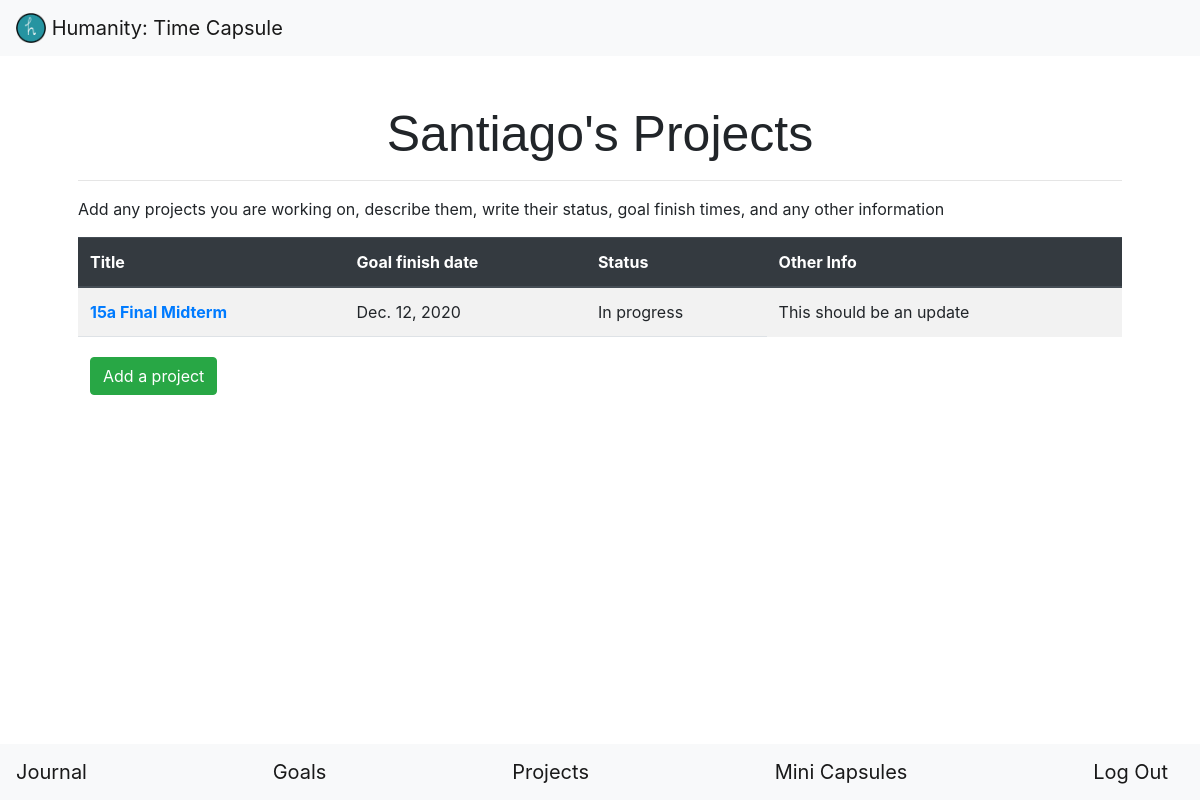
Page /projects/ (signed in) on the earlier database version.
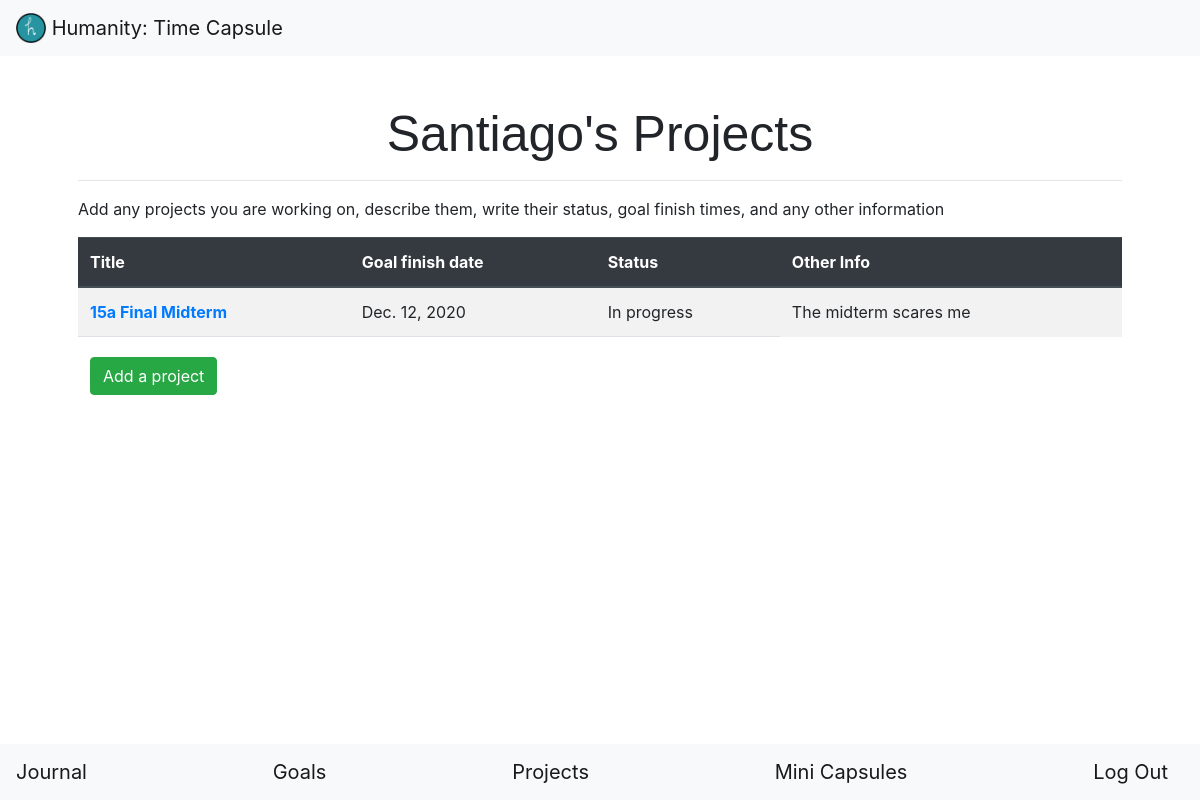
Same page on the later database version.
### capsule/models.py (models this page shows, shortened)
class Project(models.Model):
    STATUS_CHOICES = [
        ('c', 'Completed'),
        ('i', 'In progess'),
        ('s', 'Stopped')
    ]
    user_id = models.IntegerField()
    title = models.CharField(max_length=64)
    description = models.TextField()
    finish_date = models.DateField()
    status = models.CharField(choices=STATUS_CHOICES, max_length=11)
    other_info = models.TextField()
    created = models.DateTimeField(auto_now_add=True, auto_now=False)
    class Meta:
        ordering = ('-created',)

### capsule/views.py (the view, shortened to what this page needs)
# urls.py: path('projects/', views.projects, name='projects'),
@login_required
def projects(request):
    projects = Project.objects.filter(user_id=request.user.pk)
    return render(request, 'capsule/projects.html', {
        'form': AddProject(),
        'projects': projects
    })

### capsule/templates/capsule/projects.html (shortened to what this page needs)
{% extends "capsule/layout.html" %}
{% load crispy_forms_tags %}
{% block pageHeader %}
    <h1>{{ user.first_name }}'s Projects</h1>
{% endblock %}
{% block body %}
    <p>Add any projects you are working on, describe them, write their status, goal finish times, and any other information</p>
    <table class="table table-striped">
        <thead class="thead-dark">
        <tr>
            <th scope="col">Title</th>
            <th scope="col">Goal finish date</th>
            <th scope="col">Status</th>
            <th scope="col">Other Info</th>
        </tr>
        </thead>
        <tbody>
            {% for project in projects %}
                <tr>
                    <th scope="row">
                        <a href="{% url 'capsule:view_project' project.pk %}">{{ project.title }}</a>
                    </th>
                    <td>{{ project.finish_date }}</td>
                    {% if project.status == 'i' %}
                        <td>In progress</td>
                    {% elif project.status == 'c' %}
                        <td>Completed!</td>
                    {% else %}
                        <td>Project stopped</td>
                    {% endif %}
                    <td>{{ project.other_info }}</td>
                </tr>
            {% endfor %}
        </tbody>
        <tfoot>
            <td colspan="3">
                <button type="button" class="btn btn-success mt-2" data-toggle="modal" data-target="#addProject">
                    Add a project
                </button>
            </td>
        </tfoot>
    </table>
{% endblock %}

Differences in the rows shown:
changed Project "15a Final Midterm": other_info "This should be an update" → "The midterm scares me"
